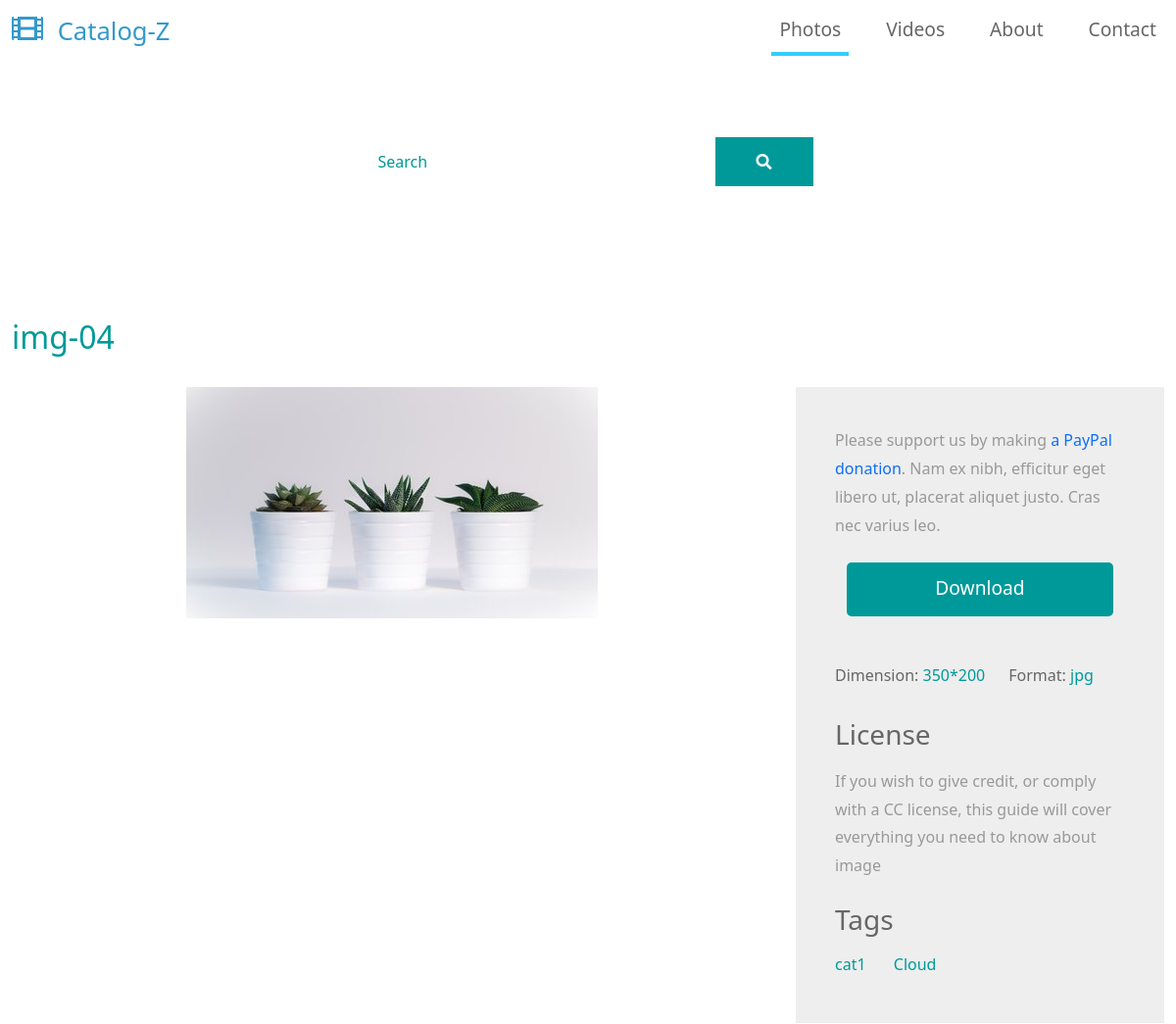
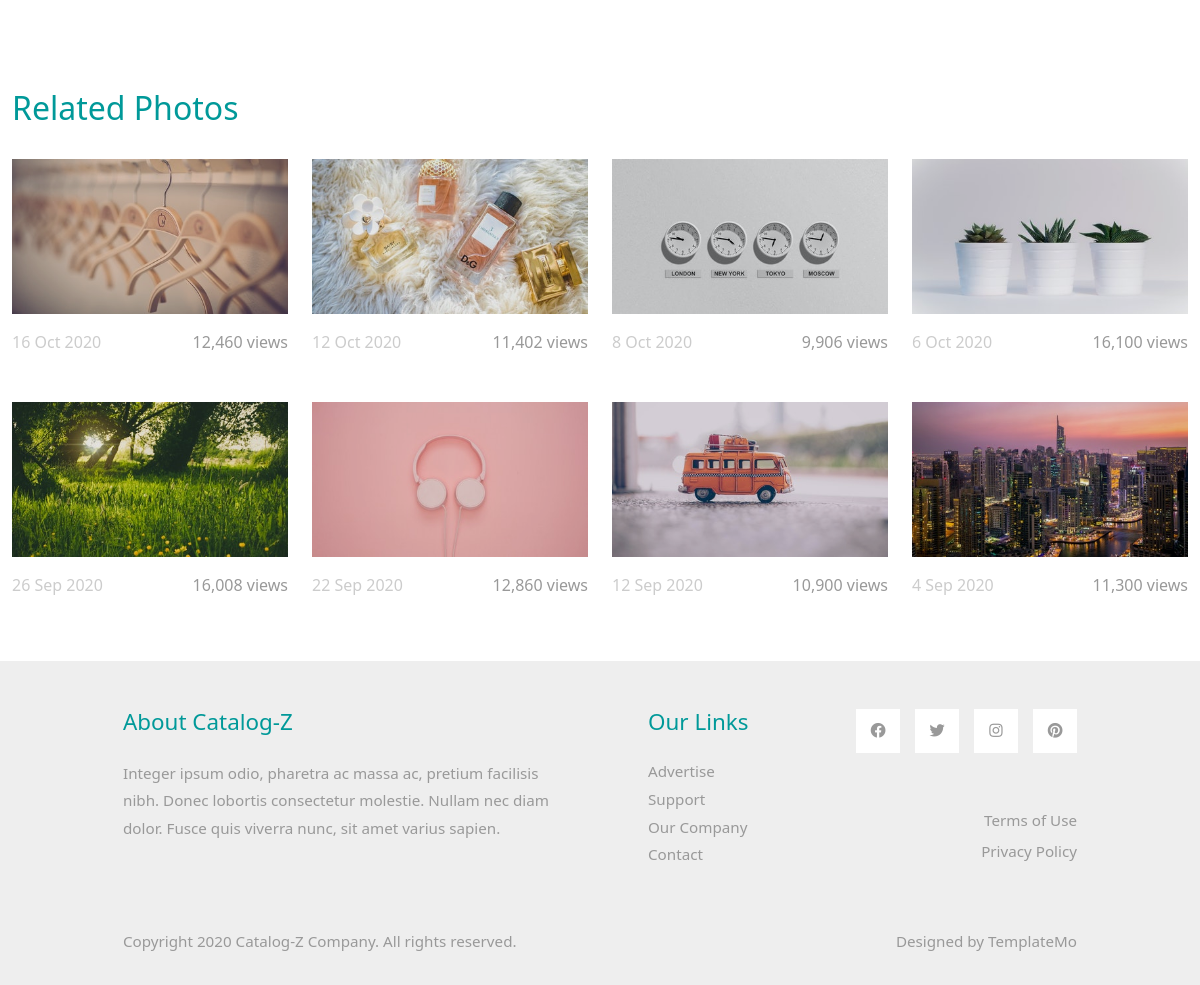
The page /photo-detail.php?id=16 on the database its author committed (2 pictures, top to bottom).
### tables this page shows
CREATE TABLE `products` (
  `id` int(11) NOT NULL,
  `categories_id` int(11) NOT NULL,
  `name` varchar(255) NOT NULL,
  `dimension` varchar(100) NOT NULL,
  `format` varchar(150) NOT NULL,
  `views` int(11) NOT NULL,
  `image` varchar(255) NOT NULL,
  `status` tinyint(4) NOT NULL,
  `linecse` text NOT NULL,
  `date` datetime NOT NULL
);

CREATE TABLE `categories` (
  `id` int(11) NOT NULL,
  `Categories` varchar(255) NOT NULL,
  `status` tinyint(4) NOT NULL
);

### admin/relation.php (called while the page is built)
<?php
include('./admin/connectToDb.php');
$id=$_GET['id'];
$stmt = $connect->prepare("SELECT products.name, categories.categories
FROM products
INNER JOIN categories ON products.categories_id = categories.id
WHERE products.id = ?");
$stmt->execute([$id]);
$result = $stmt->fetchAll();
?>

### photo-detail.php (the view, shortened to what this page needs)
<?php
include('./admin/connectToDb.php');
include('./admin/relation.php');
if (isset($_GET['id'])) {
    $photoId = $_GET['id'];
    $sql = "SELECT * FROM products WHERE id = ?";
    $stmt = $connect->prepare($sql);
    $stmt->execute([$photoId]);
    $photoDetails = $stmt->fetch(PDO::FETCH_ASSOC);
   ?>
<!DOCTYPE html>
<html lang="en">
<head>
    <link rel="stylesheet" href="css/bootstrap.min.css">
    <link rel="stylesheet" href="fontawesome/css/all.min.css">
    <link rel="stylesheet" href="css/templatemo-style.css">
</head>
<body>
    <nav class="navbar navbar-expand-lg">
        <div class="container-fluid">
            <a class="navbar-brand" href="index.php">
                <i class="fas fa-film mr-2"></i>
                Catalog-Z
            </a>
            <div class="collapse navbar-collapse" id="navbarSupportedContent">
            <ul class="navbar-nav ml-auto mb-2 mb-lg-0">
                <li class="nav-item">
                    <a class="nav-link nav-link-1 active" aria-current="page" href="index.php">Photos</a>
                </li>
                <li class="nav-item">
                    <a class="nav-link nav-link-2" href="videos.php">Videos</a>
                </li>
                <li class="nav-item">
                    <a class="nav-link nav-link-3" href="about.php">About</a>
                </li>
                <li class="nav-item">
                    <a class="nav-link nav-link-4" href="contact.php">Contact</a>
                </li>
            </ul>
            </div>
        </div>
    </nav>
    <div class="tm-hero d-flex justify-content-center align-items-center" data-parallax="scroll" data-image-src="img/hero.jpg">
        <form class="d-flex tm-search-form">
            <input class="form-control tm-search-input" type="search" placeholder="Search" aria-label="Search">
            <button class="btn btn-outline-success tm-search-btn" type="submit">
                <i class="fas fa-search"></i>
            </button>
        </form>
    </div>
    <div class="container-fluid tm-container-content tm-mt-60">
        <?php if ($photoDetails) { ?>
        <div class="row mb-4">
            <h2 class="col-12 tm-text-primary"><?php echo $photoDetails['name'] ;?></h2>
        </div>
        <div class="row tm-mb-90">
            <div class="col-xl-8 col-lg-7 col-md-6 col-sm-12 text-center">
                <img src="img/<?php echo $photoDetails['image'] ;?>" alt="Image" class="img-fluid">
            </div>
            <div class="col-xl-4 col-lg-5 col-md-6 col-sm-12">
                <div class="tm-bg-gray tm-video-details">
                    <p class="mb-4">
                        Please support us by making <a href="https://paypal.me/templatemo" target="_parent" rel="sponsored">a PayPal donation</a>. Nam ex nibh, efficitur eget libero ut, placerat aliquet justo. Cras nec varius leo.
                    </p>
                    <div class="text-center mb-5">
                        <a href="#" class="btn btn-primary tm-btn-big">Download</a>
                    </div>
                    <div class="mb-4 d-flex flex-wrap">
                        <div class="mr-4 mb-2">
                            <span class="tm-text-gray-dark">Dimension: </span><span class="tm-text-primary"><?php echo $photoDetails['dimension'] ;?></span>
                        </div>
                        <div class="mr-4 mb-2">
                            <span class="tm-text-gray-dark">Format: </span><span class="tm-text-primary"><?php echo $photoDetails['format'] ;?></span>
                        </div>
                    </div>
                    <div class="mb-4">
                        <h3 class="tm-text-gray-dark mb-3">License</h3>
                        <p><?php echo $photoDetails['linecse'] ;?></p>
                    </div>
                    <?php }} ?>
                    <?php foreach ($result as $row) {?>
                    <div>
                        <h3 class="tm-text-gray-dark mb-3">Tags</h3>
                        <a href="#" class="tm-text-primary mr-4 mb-2 d-inline-block"><?php echo $row['categories'] ?></a>
                        <a href="#" class="tm-text-primary mr-4 mb-2 d-inline-block">Cloud</a>
                        <?php }?>
                    </div>
                </div>
            </div>
        </div>
        <div class="row mb-4">
            <h2 class="col-12 tm-text-primary">
                Related Photos
            </h2>
        </div>
        <div class="row mb-3 tm-gallery">
            <div class="col-xl-3 col-lg-4 col-md-6 col-sm-6 col-12 mb-5">
                <figure class="effect-ming tm-video-item">
                    <img src="img/img-01.jpg" alt="Image" class="img-fluid">
                    <figcaption class="d-flex align-items-center justify-content-center">
                    </figcaption>
                </figure>
                <div class="d-flex justify-content-between tm-text-gray">
                    <span class="tm-text-gray-light">16 Oct 2020</span>
                    <span>12,460 views</span>
                </div>
            </div>
            <div class="col-xl-3 col-lg-4 col-md-6 col-sm-6 col-12 mb-5">
                <figure class="effect-ming tm-video-item">
                    <img src="img/img-02.jpg" alt="Image" class="img-fluid">
                    <figcaption class="d-flex align-items-center justify-content-center">
                    </figcaption>
                </figure>
                <div class="d-flex justify-content-between tm-text-gray">
                    <span class="tm-text-gray-light">12 Oct 2020</span>
                    <span>11,402 views</span>
                </div>
            </div>
            <div class="col-xl-3 col-lg-4 col-md-6 col-sm-6 col-12 mb-5">
                <figure class="effect-ming tm-video-item">
                    <img src="img/img-03.jpg" alt="Image" class="img-fluid">
                    <figcaption class="d-flex align-items-center justify-content-center">
                    </figcaption>
                </figure>
                <div class="d-flex justify-content-between tm-text-gray">
                    <span class="tm-text-gray-light">8 Oct 2020</span>
                    <span>9,906 views</span>
                </div>
            </div>
            <div class="col-xl-3 col-lg-4 col-md-6 col-sm-6 col-12 mb-5">
                <figure class="effect-ming tm-video-item">
                    <img src="img/img-04.jpg" alt="Image" class="img-fluid">
                    <figcaption class="d-flex align-items-center justify-content-center">
                    </figcaption>
                </figure>
                <div class="d-flex justify-content-between tm-text-gray">
                    <span class="tm-text-gray-light">6 Oct 2020</span>
                    <span>16,100 views</span>
                </div>
            </div>
            <div class="col-xl-3 col-lg-4 col-md-6 col-sm-6 col-12 mb-5">
                <figure class="effect-ming tm-video-item">
                    <img src="img/img-05.jpg" alt="Image" class="img-fluid">
                    <figcaption class="d-flex align-items-center justify-content-center">
                    </figcaption>
                </figure>
                <div class="d-flex justify-content-between tm-text-gray">
                    <span class="tm-text-gray-light">26 Sep 2020</span>
                    <span>16,008 views</span>
                </div>
            </div>
            <div class="col-xl-3 col-lg-4 col-md-6 col-sm-6 col-12 mb-5">
                <figure class="effect-ming tm-video-item">
                    <img src="img/img-06.jpg" alt="Image" class="img-fluid">
                    <figcaption class="d-flex align-items-center justify-content-center">
                    </figcaption>
                </figure>
                <div class="d-flex justify-content-between tm-text-gray">
                    <span class="tm-text-gray-light">22 Sep 2020</span>
                    <span>12,860 views</span>
                </div>
            </div>
            <div class="col-xl-3 col-lg-4 col-md-6 col-sm-6 col-12 mb-5">
                <figure class="effect-ming tm-video-item">
                    <img src="img/img-07.jpg" alt="Image" class="img-fluid">
                    <figcaption class="d-flex align-items-center justify-content-center">
                    </figcaption>
                </figure>
                <div class="d-flex justify-content-between tm-text-gray">
                    <span class="tm-text-gray-light">12 Sep 2020</span>
                    <span>10,900 views</span>
                </div>
            </div>
            <div class="col-xl-3 col-lg-4 col-md-6 col-sm-6 col-12 mb-5">
                <figure class="effect-ming tm-video-item">
                    <img src="img/img-08.jpg" alt="Image" class="img-fluid">
                    <figcaption class="d-flex align-items-center justify-content-center">
                    </figcaption>
                </figure>
                <div class="d-flex justify-content-between tm-text-gray">
                    <span class="tm-text-gray-light">4 Sep 2020</span>
                    <span>11,300 views</span>
                </div>
            </div>
        </div>
    </div>
    <footer class="tm-bg-gray pt-5 pb-3 tm-text-gray tm-footer">
        <div class="container-fluid tm-container-small">
            <div class="row">
                <div class="col-lg-6 col-md-12 col-12 px-5 mb-5">
                    <h3 class="tm-text-primary mb-4 tm-footer-title">About Catalog-Z</h3>
                    <p>Integer ipsum odio, pharetra ac massa ac, pretium facilisis nibh. Donec lobortis consectetur molestie. Nullam nec diam dolor. Fusce quis viverra nunc, sit amet varius sapien.</p>
                </div>
                <div class="col-lg-3 col-md-6 col-sm-6 col-12 px-5 mb-5">
                    <h3 class="tm-text-primary mb-4 tm-footer-title">Our Links</h3>
                    <ul class="tm-footer-links pl-0">
                        <li><a href="#">Advertise</a></li>
                        <li><a href="#">Support</a></li>
                        <li><a href="#">Our Company</a></li>
                        <li><a href="#">Contact</a></li>
                    </ul>
                </div>
                <div class="col-lg-3 col-md-6 col-sm-6 col-12 px-5 mb-5">
                    <ul class="tm-social-links d-flex justify-content-end pl-0 mb-5">
                        <li class="mb-2"><a href="https://facebook.com"><i class="fab fa-facebook"></i></a></li>
                        <li class="mb-2"><a href="https://twitter.com"><i class="fab fa-twitter"></i></a></li>
                        <li class="mb-2"><a href="https://instagram.com"><i class="fab fa-instagram"></i></a></li>
                        <li class="mb-2"><a href="https://pinterest.com"><i class="fab fa-pinterest"></i></a></li>
                    </ul>
                    <a href="#" class="tm-text-gray text-right d-block mb-2">Terms of Use</a>
                    <a href="#" class="tm-text-gray text-right d-block">Privacy Policy</a>
                </div>
            </div>
            <div class="row">
                <div class="col-lg-8 col-md-7 col-12 px-5 mb-3">
                    Copyright 2020 Catalog-Z Company. All rights reserved.
                </div>
                <div class="col-lg-4 col-md-5 col-12 px-5 text-right">
                    Designed by <a href="https://templatemo.com" class="tm-text-gray" rel="sponsored" target="_parent">TemplateMo</a>
                </div>
            </div>
        </div>
    </footer>
</body>
</html>

### css/templatemo-style.css (style rules this page uses)
p { line-height: 1.8; }
a { text-decoration: none; transition: all 0.3s ease; }
.container-fluid { max-width: 1770px; }
.tm-container-small { max-width: 1050px; }
.btn { border-radius: 0; }
.btn-primary { background-color: #009999; border: 0; border-radius: 5px; padding: 12px 50px 14px; font-size: 1.2rem; }
.form-control { padding: 10px 20px; width: 100%; height: auto; }
.tm-btn-big { padding: 12px 90px 14px; }
.navbar-brand { color: #3399CC; font-size: 1.6rem; }
.navbar-brand i { font-size: 2rem; }
.tm-hero { min-height: 200px; background: transparent; }
.tm-mt-60 { margin-top: 60px; }
.tm-mb-90 { margin-bottom: 90px; }
.tm-text-primary { color: #009999; }
.tm-bg-gray { background-color: #EEEEEE; }
.nav-item { margin-right: 30px; }
.nav-item:last-child { margin-right: 0; }
.nav-link { color: #666666; border-bottom: 4px solid transparent; font-size: 1.2rem; }
.nav-link-1.active, .nav-link-1:hover { border-color: #33CCFF; }
.tm-search-input { width: 360px; border-radius: 0; padding: 12px 15px; color: #009999; border: none; }
.tm-search-input::placeholder { color: #009999; opacity: 1; }
.tm-search-btn { color: white; background-color: #009999; border: none; width: 100px; height: 50px; margin-left: -1px; }
p, .tm-text-gray { color: #999; }
.tm-text-gray-light { color: #CCC; }
.tm-text-gray-dark { color: #666; }
.tm-video-item { position: relative; overflow: hidden; text-align: center; cursor: pointer; }
.tm-video-item img { position: relative; display: block; min-height: 100%; max-width: 100%; opacity: 0.8; }
.tm-video-item figcaption { padding: 2em; color: #fff; text-transform: uppercase; font-size: 1.25em; -webkit-backface-visibility: hidden; backface-visibility: hidden; }
.tm-video-item figcaption::before, .tm-video-item figcaption::after { pointer-events: none; }
.tm-video-item figcaption, .tm-video-item figcaption > a { position: absolute; top: 0; left: 0; width: 100%; height: 100%; }
figure.effect-ming { background: #030c17; }
figure.effect-ming img { opacity: 0.9; -webkit-transition: opacity 0.35s; transition: opacity 0.35s; }
figure.effect-ming figcaption::before { position: absolute; top: 30px; right: 30px; bottom: 30px; left: 30px; border: 2px solid #fff; box-shadow: 0 0 0 30px rgba(255,255,255,0.2); content: ''; opacity: 0; -webkit-transition: opacity 0.35s, -webkit-transform 0.35s; transition: opacity 0.35s, transform 0.35s; -webkit-transform: scale3d(1.4,1.4,1); transform: scale3d(1.4,1.4,1); }
.tm-footer-links li { list-style: none; margin-bottom: 5px; }
.tm-footer-links li a { color: #999999; }
.tm-social-links li { list-style: none; margin-right: 15px; }
.tm-social-links li:last-child { margin-right: 0; }
.tm-social-links li a { color: #999999; width: 44px; height: 44px; display: flex; background-color: #fff; align-items: center; justify-content: center; }
.tm-footer { font-size: 0.95rem; }
.tm-footer-title { font-size: 1.4rem; }
.tm-video-details { height: 100%; padding: 40px; }
.form-control, input:-internal-autofill-selected, select:not([multiple]) { color: #009999 !important; }
.form-control::placeholder { color: #009999; opacity: 1; }

### rows shown on the page
products: name "img-04", image (picture), dimension "350*200", format "jpg", linecse "If you wish to give credit, or comply with a CC license, this guide will cover everything you need to know about image", categories.Categories "cat1"
